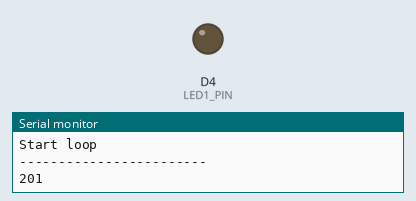
The sketch below on a simulated ESP8266 (Wemos D1 mini). On the bench: output pins drawn as LEDs (lit = HIGH), the last lines printed to the serial monitor.

Above: at 0.1 s.
At 34.0 s:
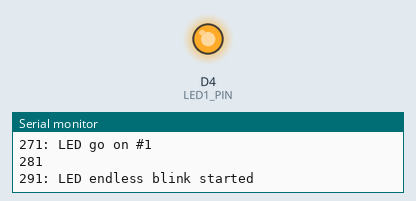
Timing chart, 0 to 40.0 s (numbered marks = the images above):
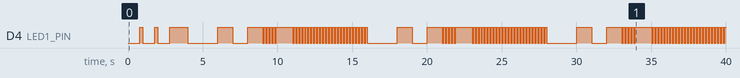

Measured:
- by itself, D4 (LED1_PIN): LOW → HIGH at 0.80 s, → LOW 0.20 s later, → HIGH 0.80 s later, → LOW 0.20 s later, … (197 changes in this stretch)

The sketch:

D1_oop38_statemachineBlink2.ino
```cpp
//_____D1_oop38_statemachineBlink.ino_________200305-200305_____
// Demo for classes Statemachine and StatemachineBlink:
// * Cycle time 12 seconds (201...320 states, every state 100ms)
// * Print every 10th counter value to Serial (115200Bd)
// * Timing of blue LED blinking:
// (1) State 201: start 3x 1sec blinking (=3s, long led on)
//                0.8s on - 0.2s off - 0.8s on - 0.2s off ...
// (2) State 241: start 1x 3 seconds blinking (=3s)
// (X) State 261: stopp blinking (LED was on for 2s, 1s missing)
// (X) State 271: go on blinking => finish 1 second "on" of (2)
// (3) State 291: start endless quick blinking (= +0.1s -0.1s)
// (Y) State 301: stopp quick blinking
// (Y) State 311: go on quick blinking
//
//sec  1 |  2 |  3 |  4 |  5 |  6 |  7 |  8 |  9 | 10 | 11 | 12 |
//on ---- ---- ----      ----------     -----     - - -      - -
//off    -    -    ------          +++++     ----- - - +++++- - -
//# 201                241       261  271       291  301  311
//
// Hardware: (1) WeMos D1 mini
// Created by Karl Hartinger, March 05, 2020
// Released into the public domain.

#include "src/statemachine/D1_class_Statemachine.h"
#include "src/statemachine/D1_class_StatemachineBlink.h"

#define STATE_MIN              201     // max number of states
#define STATE_MAX              320     // max number of states
#define STATE_DELAY            100     // state delay in ms

#define LED1_PIN                D4     // pin number blue LED
#define LED1_INVERT           true     // 0=LED on, 1 =LED off
#define LED1_1_STATE_START     201     // led on (3x blink, 1s)
#define LED1_1_STATES_ON         8     // 8x100ms = 0.8s on
#define LED1_1_STATES_OFF        2     // 2x100ms = 0.2s off
#define LED1_1_BLINK_NUM         3     // blink 3x
#define LED1_2_STATE_START     241     // led on (1x blink, 3s)
#define LED1_2_STATES_ON        30     // 30x100ms = 3.0s on
#define LED1_2_STATES_OFF        1     // 1x100ms = 0.1s off
#define LED1_2_BLINK_NUM         1     // blink 1x
#define LED1_3_STATE_START     291     // led on (endless, 0.2s)
#define LED1_3_STATES_ON         1     // 1x100ms = 0.1s on
#define LED1_3_STATES_OFF        1     // 1x100ms = 0.1s on
#define LED1_3_BLINK_NUM        -1     // blink endless
#define LED1_X_STATE_OFF       261     // turn led off
#define LED1_X_STATE_GOON      271     // continue
#define LED1_Y_STATE_OFF       301     // turn led off
#define LED1_Y_STATE_GOON      311     // continue

Statemachine statemachine(STATE_MIN, STATE_MAX, STATE_DELAY);
StatemachineBlink led1(LED1_PIN, LED1_INVERT, LED1_1_STATE_START,
 LED1_1_STATES_ON, LED1_1_STATES_OFF, LED1_1_BLINK_NUM);

//_____setup____________________________________________________
void setup() {
 Serial.begin(115200); Serial.println();    // init Serial
 Serial.println("Start loop");
}

void loop() {
 int state=statemachine.loopBegin();        // state begin
 if(state==STATE_MIN)Serial.println("------------------------");
 if(state%10==1) Serial.print(state);       //print state number
 //-----prepare start 1x 3s blink-------------------------------
 if(state==LED1_2_STATE_START) {
  led1.setParams(state,LED1_2_STATES_ON,LED1_2_STATES_OFF,LED1_2_BLINK_NUM);
  Serial.print(": LED 1x 3s blink started");
 }
 //-----prepare start endless blink-----------------------------
 if(state==LED1_3_STATE_START) {
  led1.setParams(state,LED1_3_STATES_ON,LED1_3_STATES_OFF,LED1_3_BLINK_NUM);
  Serial.print(": LED endless blink started");
 }
 //-----prepare LED off and on #1-------------------------------
 if(state==LED1_X_STATE_OFF) {                // led off...
  led1.off(statemachine);
  Serial.print(": LED off #1 ");
 }
 if(state==LED1_X_STATE_GOON) {               // ...and on again
  if(led1.goOn(statemachine)) Serial.print(": LED go on #1 ");
 }
 //-----prepare LED off and on #2-------------------------------
 if(state==LED1_Y_STATE_OFF) {                // led off...
  led1.off(statemachine);
  Serial.print(": LED off #2 ");
 }
 if(state==LED1_Y_STATE_GOON) {               // ...and on again
  if(led1.goOn(statemachine)) Serial.println(": LED go on #2 ");
 }
 //-----execute blinking----------------------------------------
 led1.doBlink(statemachine);                // blink LED
 if(state%10==1) Serial.println();          // next line
 statemachine.loopEnd();                    // state end
}
```

D1_class_Statemachine.cpp
```cpp
//_____D1_class_Statemachine.cpp______________181002-200303_____
// The class Statemachine helps to build a state counter.
// It counts from 1 to stateMax (incl.) and waits
// "stateDelay" milliseconds for every state.
// Created by Karl Hartinger, October 02, 2018.
// Modified 2018-10-05 some set/get added
//          2018-10-19 stateMin, add() added
//          2020-01-19 getBeginMillis() added
//          2020-02-25 getStateMin() added
//          2020-03-03 add(..,..), diff() added
// Released into the public domain.
#include "D1_class_Statemachine.h"

//**************************************************************
//     constructor & co
//**************************************************************

//_____constructor______________________________________________
Statemachine::Statemachine() { setup(); }

Statemachine::Statemachine(int state_max, int state_delay)
{
 setup();
 setStateMax(state_max);
 setStateDelay(state_delay);
 stateCounter=stateMin;
}

Statemachine::Statemachine(int state_min, int state_max, int state_delay)
{
 setup();
 if(state_min>state_max)
  { int temp=state_min; state_min=state_max; state_max=temp; }
 stateMin=state_min;
 stateMax=state_max;
 setStateDelay(state_delay);
 stateCounter=stateMin;
}

//_____setup properties_________________________________________
void Statemachine::setup() {
 stateMin=STATE_ONE;
 stateMax=STATE_LAST;
 stateDelay=STATE_DELAY_DEFAULT;
 stateCounter=stateMin;
 beginMillis=millis();
}

//**************************************************************
//     set values
//**************************************************************

//_____set first state (=minimum), if <= state maximum__________
bool Statemachine::setStateMin(int state_min)
{
 if(state_min<=stateMax){
  stateMin=state_min;
  if(stateCounter<stateMin) stateCounter=stateMin;
  return true;
 }
 return false;
}

//_____set last state (=maximum), if >= state minimum___________
bool Statemachine::setStateMax(int state_max)
{
 if(state_max>=stateMin){
  stateMax=state_max;
  if(stateCounter>stateMax) stateCounter=stateMax;
  return true;
 }
 return false;
}

//_____set state delay (if >=0)_________________________________
bool Statemachine::setStateDelay(int state_delay)
{
 if(stateDelay>=0) { stateDelay=state_delay; return true; }
 return false;
}

//_____set state (convert to range stateMin...stateMax)_________
bool Statemachine::setState(int new_state)
{
 int numberAllStates=stateMax-stateMin+1;
 //-----transform new_state to range stateMin...stateMax--------
 if(new_state>stateMax) new_state=stateMin+((new_state-stateMax-1)%numberAllStates);
 if(new_state<stateMin) new_state=stateMax-((stateMin-new_state-1)%numberAllStates);
 stateCounter=new_state;
 return true;
}

//**************************************************************
//     get values
//**************************************************************

int Statemachine::getStateMin()   { return stateMin; }
int Statemachine::getStateMax()   { return stateMax; }
int Statemachine::getStateDelay() { return stateDelay; }
int Statemachine::getState()      { return stateCounter; }
int Statemachine::getDuration() {return(millis()-beginMillis);}
unsigned long Statemachine::getBeginMillis(){ return beginMillis; }

//**************************************************************
//     working methods
//**************************************************************

//_____use this at the beginning of the loop-function___________
// returns the number of the actual state
int Statemachine::loopBegin()
{
 beginMillis=millis();                 // get start "time"
 return stateCounter;
}

//_____use this at the end of the loop-function_________________
// increases state number and returns duration of last state
unsigned long Statemachine::loopEnd()
{
 stateCounter=this->add(1);
 unsigned long endMillis=millis();
 unsigned long duration=0xFFFFFFFF;    // -1=0xFFFFFFFF
 if(endMillis>=beginMillis) duration=endMillis-beginMillis;
 else duration=endMillis+(duration-beginMillis);
 unsigned long loopDelay=0;
 if(stateDelay>duration) loopDelay=stateDelay-duration;
 delay(loopDelay);                     // wait
 return duration;
}

//_____Add a number of states to actual state___________________
// return: the new state number
// Note: Method does NOT change the stateCounter!
int Statemachine::add(int numberOfStates)
{
 return add(stateCounter, numberOfStates);
}

//_____Add a number of states to given state____________________
// return: the new state number
// Note: Method does NOT change the stateCounter!
int Statemachine::add(int state, int numberOfStates)
{
 int ret=state;
 if(numberOfStates==0) return ret;
 int numberAllStates=stateMax-stateMin+1;
 if(numberOfStates<0)
  numberOfStates=numberAllStates-(-numberOfStates)%numberAllStates;
 //-----transform state to range stateMin...stateMax------------
 if(ret>stateMax)ret=stateMin+((ret-stateMax-1)%numberAllStates);
 if(ret<stateMin)ret=stateMax-((stateMin-ret-1)%numberAllStates);
 //-----transform numberOfStates to range 0...(Max-Min+1)-------
 if(numberOfStates>=0)
  numberOfStates=numberOfStates%numberAllStates;
 else
  numberOfStates=numberAllStates-((-numberOfStates)%numberAllStates);
 //-----add value to state--------------------------------------
 ret=ret+numberOfStates;
 if(ret>stateMax) ret=ret-numberAllStates;
 if(ret<stateMin) ret=ret+numberAllStates;
 return ret;
}

//_____return difference between stateCounter and old_state_____
// return difference as POSITIVE value e.g. states 11..17
// stateCounter=16, old_state=12: diff=16-12=4
// stateCounter=12, old_state=16: diff=12-16+(17-11+1)=3
// on error: return -1;
int Statemachine::diff(int oldState)
{
 int numberAllStates=stateMax-stateMin+1;
 //-----transform oldState to range stateMin...stateMax---------
 if(oldState>stateMax) oldState=stateMin+((oldState-stateMax-1)%numberAllStates);
 if(oldState<stateMin) oldState=stateMax-((stateMin-oldState-1)%numberAllStates);
 int ret=stateCounter-oldState;
 if(ret>=0) return ret;
 return ret+numberAllStates;
}
```

D1_class_Statemachine.h
```cpp
//_____D1_class_Statemachine.h________________181002-200303_____
// The class Statemachine helps to build a state counter.
// It counts from 1 to stateMax (incl.) and waits
// "stateDelay" milliseconds for every state.
// Created by Karl Hartinger, October 02, 2018.
// Modified 2018-10-05 some set/get added
//          2018-10-19 stateMin, add() added
//          2020-01-19 getBeginMillis() added
//          2020-02-25 getStateMin() added
//          2020-03-03 add(..,..), diff() added
// Released into the public domain.
#ifndef D1_CLASS_STATEMACHINE_H
#define D1_CLASS_STATEMACHINE_H
#include "Arduino.h"
#define STATE_ONE                1     // 1st value of state
#define STATE_LAST              10     // last value of states
#define STATE_DELAY_DEFAULT    200     // state delay in ms
class Statemachine {
 protected:
  //-----properties---------------------------------------------
  int stateCounter;                    // counts from min to max
  int stateMin;                        // 1st counter value
  int stateMax;                        // last vounter value
  int stateDelay;                      // delay for one state
  unsigned long beginMillis;           // start time of state
 public:
  //-----constructor & co---------------------------------------
  Statemachine();                      // use default values
  Statemachine(int state_max, int state_delay);
  Statemachine(int state_min, int state_max, int state_delay);
 protected:
  void setup();                        // setup properties
 public:
  //-----set values---------------------------------------------
  bool setStateMin(int state_min);     //
  bool setStateMax(int state_max);     //
  bool setStateDelay(int state_delay); //
  bool setState(int new_state);        //
  //-----get values---------------------------------------------
  int  getStateMin();                  //
  int  getStateMax();                  //
  int  getStateDelay();                //
  int  getState();                     //
  int  getDuration();                  //
  unsigned long getBeginMillis();      //
  //-----working methods----------------------------------------
  int  loopBegin();                    //
  unsigned long loopEnd();             //
  int  add(int numberOfStates);        // return(stateCounter+num)
  int  add(int state, int numberOfStates); // return(state+num)
  int  diff(int oldState);             // return(stateCounter-old)
};
#endif
```

D1_class_StatemachineBlink.cpp
```cpp
//_____D1_class_StatemachineBlink.cpp_________200224-200303_____
// The class StatemachineBlink helps to blink a LED in a state
// machine. You need to know...
// ... the pin number, where the LED is wired (e.g. D4)
// ... LED is on, if pin voltage is 3V3 or 0V (= inverted)
// ... the state number when LED should start blinking
// ... the duration for LED is on (in states)
// ... the duration for LED is off (in states)
// ... the number of blinks (-1 = endless)
// Created by Karl Hartinger, February 24, 2020.
// Modified 2020-02-28 setStateStart() added
//          2020-03-03 goOn() added
// Released into the public domain.

#include "D1_class_StatemachineBlink.h"

//**************************************************************
//     constructor & co
//**************************************************************

//_____constructor 1_____________________________________________
StatemachineBlink::StatemachineBlink() {
 setup();
 pinMode(pin_, OUTPUT);                // led pin = output
 setLed(ledIsOn_);
}

//_____constructor 2_____________________________________________
StatemachineBlink::StatemachineBlink(
 int pin, bool invert,
 int stateStart, int statesOn, int statesOff, int blinkNum)
{
 setup();
 pin_=pin;                             // LED pin number
 invert_=invert;                       // LED inverted?
 stateStart_=stateStart;
 statesOn_  =statesOn;
 statesOff_ =statesOff;
 blinkMax_  =blinkNum;
 pinMode(pin_, OUTPUT);                // led pin = output
 setLed(ledIsOn_);
}

//_____setup properties_________________________________________
void StatemachineBlink::setup() {
 pin_       =SMB_PIN;                  // LED pin number
 invert_    =SMB_INVERT;               // LED inverted?
 stateStart_=SMB_STATE_START;
 statesOn_  =SMB_STATES_ON;
 statesOff_ =SMB_STATES_OFF;
 blinkMax_  =SMB_BLINK_ENDLESS;
 stateOff_  =SMB_STATE_INVALID;
 restart_   =true;
 started_   =false;
 off_       =false;
 ledIsOn_   =false;
 ledBeforeOff_=false;
}

//_____turn led logical on (true) or off (false)________________
// return: logical state of led (true=on, false=off)
bool StatemachineBlink::setLed(bool turnledon)
{
 if(turnledon)
 {
  if(invert_) digitalWrite(pin_, LOW); // led on
         else digitalWrite(pin_, HIGH);// led on
  ledIsOn_=true;
 }
 else
 {
  if(invert_) digitalWrite(pin_, HIGH);// led off
         else digitalWrite(pin_, LOW); // led off
  ledIsOn_=false;
 }
 return ledIsOn_;
}

//**************************************************************
//     set/get values
//**************************************************************
//_____set new start state and wait for start state number______
void StatemachineBlink::setStateStart(int stateStart)
{
 stateStart_=stateStart;
 restart_   =true;
 started_   =false;
 off_       =false;
 stateOff_  =SMB_STATE_INVALID;
}

//_____restart blink function___________________________________
void StatemachineBlink::restart(int stateStart)
{ setStateStart(stateStart); }

//_____set new blink parameter and wait for start state number__
void StatemachineBlink::setParams(int stateStart, int statesOn,
 int statesOff, int blinkNum) {
  statesOn_  =statesOn;
  statesOff_ =statesOff;
  blinkMax_  =blinkNum;
  setStateStart(stateStart);
 }

//**************************************************************
//     working methods
//**************************************************************
//_____check state number, if something is to do________________
// returns the number following blinks
int StatemachineBlink::doBlink(Statemachine stm)
{
 if(off_) return 0;
 int state=stm.getState();
 if(SMB_DEBUG) { Serial.print("SMB doBlink: state=");Serial.print(state);}
 //-----start blinking?-----------------------------------------
 if(state==stateStart_)
 {
  if(restart_)
  {
   if(SMB_DEBUG){Serial.print(", pin=");Serial.print(pin_);Serial.print(" start blinking");}
   setLed(true);                       // led on
   blinkCounter_=blinkMax_;
   nextStateOff_=stm.add(statesOn_);
   if(blinkMax_==SMB_BLINK_ENDLESS) restart_=false;
   started_=true;
  }
 }
 if(!started_) return blinkCounter_;
 //-----turn led off?-------------------------------------------
 if(state==nextStateOff_)
 {
  if(SMB_DEBUG){Serial.print(", pin=");Serial.print(pin_);Serial.print(" led off");}
  setLed(false);                       // led off
  if(blinkCounter_>0) blinkCounter_--;
  if((blinkCounter_>0)||(blinkCounter_==SMB_BLINK_ENDLESS))
  nextStateOn_=stm.add(statesOff_);
 }
 //-----turn led on?--------------------------------------------
 if(state==nextStateOn_)
 {
  if(SMB_DEBUG){Serial.print(", pin=");Serial.print(pin_);Serial.print(" led on");}
  setLed(true);                        // led on
  nextStateOff_=stm.add(statesOn_);
 }
 if(SMB_DEBUG) Serial.println();
 return blinkCounter_;
}

//_____turn blinking off________________________________________
void StatemachineBlink::off(Statemachine stm) {
 stateOff_=stm.getState();
 off_=true;
 ledBeforeOff_=ledIsOn_;
 setLed(false);                       // led off
}

//_____allow blinking again_____________________________________
// return: logical state of led (true=on, false=off)
bool StatemachineBlink::goOn(Statemachine stm)  {
 if(!off_) return false;
 int statesDiff=stm.diff(stateOff_);
 nextStateOn_=stm.add(nextStateOn_, statesDiff);
 nextStateOff_=stm.add(nextStateOff_, statesDiff);
 off_=false;
 setLed(ledBeforeOff_);
 return ledBeforeOff_;
}
```

Source omitted: 1_class_StatemachineBlink.h (3102 bytes)
